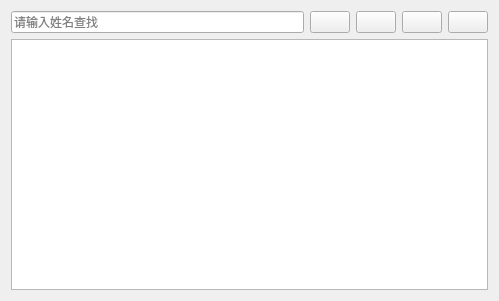
<?xml version="1.0" encoding="UTF-8"?>
<ui version="4.0">
 <class>PatientView</class>
 <widget class="QWidget" name="PatientView">
  <property name="geometry">
   <rect>
    <x>0</x>
    <y>0</y>
    <width>499</width>
    <height>301</height>
   </rect>
  </property>
  <property name="windowTitle">
   <string>患者管理</string>
  </property>
  <layout class="QGridLayout" name="gridLayout">
   <item row="0" column="0">
    <layout class="QHBoxLayout" name="horizontalLayout">
     <item>
      <widget class="QLineEdit" name="btEdit">
       <property name="placeholderText">
        <string>请输入姓名查找</string>
       </property>
      </widget>
     </item>
     <item>
      <widget class="QPushButton" name="btSearch">
       <property name="text">
        <string/>
       </property>
       <property name="icon">
        <iconset resource="lab4res.qrc">
         <normaloff>:/img/search.png</normaloff>:/img/search.png</iconset>
       </property>
      </widget>
     </item>
     <item>
      <widget class="QPushButton" name="btAdd">
       <property name="text">
        <string/>
       </property>
       <property name="icon">
        <iconset resource="lab4res.qrc">
         <normaloff>:/img/add.png</normaloff>:/img/add.png</iconset>
       </property>
      </widget>
     </item>
     <item>
      <widget class="QPushButton" name="btDel">
       <property name="text">
        <string/>
       </property>
       <property name="icon">
        <iconset resource="lab4res.qrc">
         <normaloff>:/img/delete.png</normaloff>:/img/delete.png</iconset>
       </property>
      </widget>
     </item>
     <item>
      <widget class="QPushButton" name="btModify">
       <property name="text">
        <string/>
       </property>
       <property name="icon">
        <iconset resource="lab4res.qrc">
         <normaloff>:/img/modify.png</normaloff>:/img/modify.png</iconset>
       </property>
      </widget>
     </item>
    </layout>
   </item>
   <item row="1" column="0">
    <widget class="QTableView" name="tableView"/>
   </item>
  </layout>
 </widget>
 <resources>
  <include location="lab4res.qrc"/>
 </resources>
 <connections/>
</ui>
